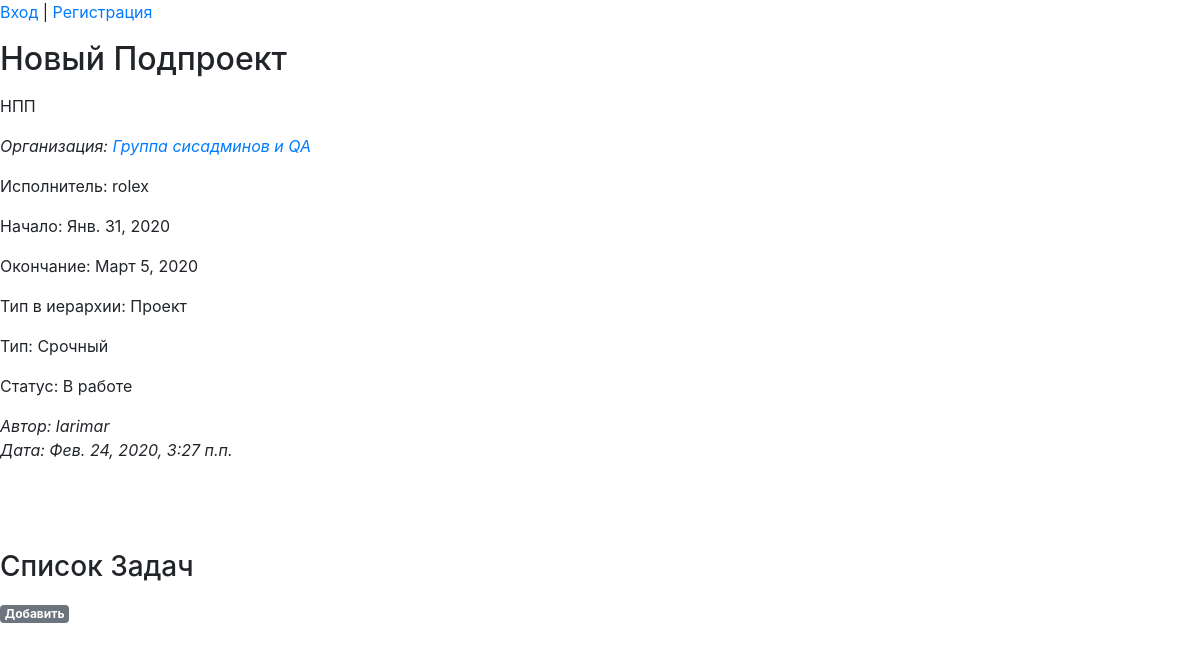
The page /projects/prj/tasks_page/6/0 on the database its author committed.
### projects/models.py (models this page shows, shortened)
class Project(MPTTModel):
    name = models.CharField("Наименование", max_length=64)
    description = RichTextUploadingField("Описание")
    datebegin = models.DateField("Начало")
    dateend = models.DateField("Окончание")
    company = models.ForeignKey('companies.Company', on_delete=models.CASCADE, related_name='resultcompany', verbose_name="Компания")
    parent = TreeForeignKey('self', null=True, blank=True, limit_choices_to={'is_active':True}, on_delete=models.CASCADE, related_name='project_children', verbose_name="Проект верхнего уровня")
    assigner = models.ForeignKey('auth.User', on_delete=models.CASCADE, related_name='project_assigner', verbose_name="Исполнитель")
    structure_type = models.ForeignKey('Dict_ProjectStructureType', limit_choices_to={'is_active':True}, on_delete=models.CASCADE, related_name='project_structure_type', verbose_name="Тип проекта в иерархии")
    type = models.ForeignKey('Dict_ProjectType', limit_choices_to={'is_active':True}, on_delete=models.CASCADE, related_name='project_type', verbose_name="Тип")
    status = models.ForeignKey('Dict_ProjectStatus', limit_choices_to={'is_active':True}, on_delete=models.CASCADE, related_name='project_status', verbose_name="Статус")
    datecreate = models.DateTimeField("Создан", auto_now_add=True)
    author = models.ForeignKey('auth.User', on_delete=models.CASCADE, verbose_name="Автор")
    is_active = models.BooleanField("Активность", default=True)
    class MPTTMeta:
        order_insertion_by = ['name']
    class Meta:
        verbose_name = 'Проект'
        verbose_name_plural = 'Проекты'

class Dict_ProjectStructureType(models.Model):
    name = models.CharField("Наименование", max_length=64)
    sort = models.PositiveSmallIntegerField(default=1, blank=True, null=True)
    name_lang = models.CharField("Перевод", max_length=64, blank=True, null=True)
    is_active = models.BooleanField("Активность", default=True)
    class Meta:
        ordering = ('sort',)
        verbose_name = 'Тип проектов в иерархии'
        verbose_name_plural = 'Типы проектов в иерархии'
    def __str__(self):
        return (self.name)

class Dict_ProjectType(models.Model):
    name = models.CharField("Наименование", max_length=64)
    sort = models.PositiveSmallIntegerField(default=1, blank=True, null=True)
    name_lang = models.CharField("Перевод", max_length=64, blank=True, null=True)
    is_active = models.BooleanField("Активность", default=True)
    class Meta:
        ordering = ('sort',)
        verbose_name = 'Тип проекта'
        verbose_name_plural = 'Типы проектов'
    def __str__(self):
        return (self.name)

class Dict_ProjectStatus(models.Model):
    name = models.CharField("Наименование", max_length=64)
    sort = models.PositiveSmallIntegerField(default=1, blank=True, null=True)
    name_lang = models.CharField("Перевод", max_length=64, blank=True, null=True)
    is_active = models.BooleanField("Активность", default=True)
    class Meta:
        ordering = ('sort',)
        verbose_name = 'Статус проекта'
        verbose_name_plural = 'Статусы проектов'
    def __str__(self):
        return (self.name)

### companies/models.py (models this page shows, shortened)
class Company(MPTTModel):
    name = models.CharField("Наименование", max_length=64)
    description = RichTextUploadingField("Описание")
    parent = TreeForeignKey('self', null=True, blank=True, limit_choices_to={'is_active':True}, on_delete=models.CASCADE, related_name='company_children', verbose_name="Головная организация")
    structure_type = models.ForeignKey('Dict_CompanyStructureType', limit_choices_to={'is_active':True}, on_delete=models.CASCADE, related_name='company_structure_type', verbose_name="Тип в оргструктуре")
    type = models.ForeignKey('Dict_CompanyType', limit_choices_to={'is_active':True}, on_delete=models.CASCADE, related_name='company_type', verbose_name="Тип")
    datecreate = models.DateTimeField("Создана", auto_now_add=True)
    author = models.ForeignKey('auth.User', on_delete=models.CASCADE, verbose_name="Автор")
    is_active = models.BooleanField("Активность", default=True)
    def __str__(self):
        return (self.name)
    class MPTTMeta:
        order_insertion_by = ['name']
    class Meta:
        verbose_name = 'Организация'
        verbose_name_plural = 'Организации'

### projects/views.py (the view)
# urls.py: path('tasks_page/<int:projectid>/<int:pk>', views.tasks, name = 'tasks'),
def tasks(request, projectid, pk):
    current_project = Project.objects.get(id=projectid)
    if pk == 0:
       current_task = 0
       tree_task_id = 0
       root_task_id = 0
       tree_task_id = 0
    else:
       current_task = Task.objects.get(id=pk)
       tree_task_id = current_task.tree_id
       root_task_id = current_task.get_root().id
       tree_task_id = current_task.tree_id
    return render(request, "project_detail.html", {
                              'nodes':Task.objects.all(),
                              'current_task':current_task,
                              'root_task_id':root_task_id,
                              'tree_task_id':tree_task_id,
                              'current_project':current_project,
                              'projectid':projectid,
                                                })

### templates/project_detail.html (shortened to what this page needs)
{% extends 'base.html' %}
{% block project %}
  <div class="project-entry">
    <p><h2>{{ current_project.name }}
    </h2></p>
    <p>{% autoescape off %}{{ current_project.description }}{% endautoescape %}</p>
    <i><p>Организация: <a href="{% url 'my_project:projects' current_project.company.pk 0 %}">{{ current_project.company }}</a></p></i>
    <p>Исполнитель: {{ current_project.assigner }}</p>
    <p>Начало: {{ current_project.datebegin }}</p>
    <p>Окончание: {{ current_project.dateend }}</p>
    <p>Тип в иерархии: {{ current_project.structure_type }}</p>
    <p>Тип: {{ current_project.type }}</p>
    <p>Статус: {{ current_project.status }}</p>
    <em>Автор: {{ current_project.author }}</em><br />
    <em>Дата: {{ current_project.datecreate }}</em>
    <p>&nbsp;</p>
  </div>
  <br /><br />
{% endblock project %}
{% block list %}
   <div class="task-entry">
        <h3>Список Задач</h3>
        {% load mptt_tags %}
   </div>
   <div class="task-entry"></div><a href="{% url 'my_project:task_create' projectid 0 %}" class="top-menu"><span class="badge badge-secondary">Добавить</span></a></div>
   {% endblock list %}

### rows shown on the page
Project: name "Новый Подпроект", description "НПП", company "Группа сисадминов и QA", assigner "rolex", datebegin "Янв. 31, 2020", dateend "Март 5, 2020", structure_type "Проект", type "Срочный", status "В работе", author "larimar", datecreate "Фев. 24, 2020, 3:27 п.п."
